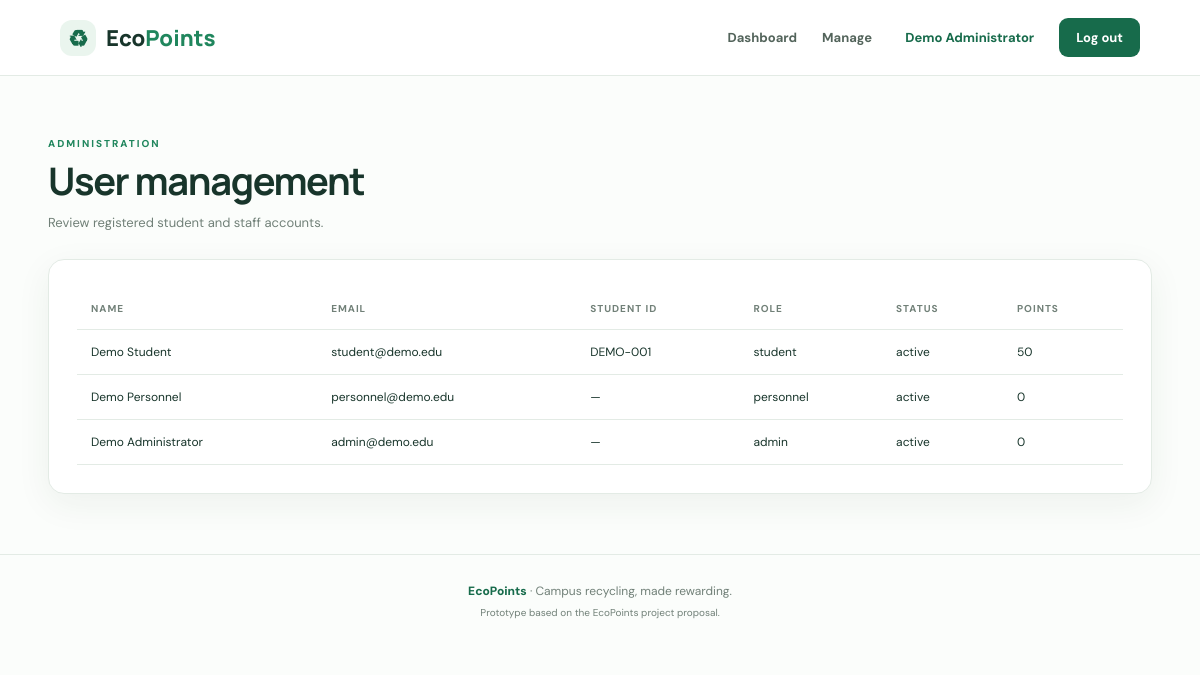
The page /admin_users.php (signed in) on the database its author committed.
### tables this page shows
CREATE TABLE users (
 id INT AUTO_INCREMENT PRIMARY KEY, name VARCHAR(120) NOT NULL, email VARCHAR(190) NOT NULL UNIQUE,
 student_id VARCHAR(60) UNIQUE NULL, password_hash VARCHAR(255) NOT NULL,
 role ENUM('student','personnel','admin') NOT NULL DEFAULT 'student',
 status ENUM('active','inactive') NOT NULL DEFAULT 'active', points_balance INT NOT NULL DEFAULT 0,
 created_at TIMESTAMP DEFAULT CURRENT_TIMESTAMP
);

### admin_users.php (the view)
<?php require 'config/database.php';require 'includes/auth.php';require_role('admin');$users=$pdo->query("SELECT id,name,email,student_id,role,status,points_balance,created_at FROM users ORDER BY created_at DESC")->fetchAll();$pageTitle='User management';include 'includes/header.php';?><div class="page-heading"><span class="eyebrow">ADMINISTRATION</span><h1>User management</h1><p>Review registered student and staff accounts.</p></div><section class="panel table-wrap"><table><thead><tr><th>Name</th><th>Email</th><th>Student ID</th><th>Role</th><th>Status</th><th>Points</th></tr></thead><tbody><?php foreach($users as $u):?><tr><td><?=htmlspecialchars($u['name'])?></td><td><?=htmlspecialchars($u['email'])?></td><td><?=htmlspecialchars($u['student_id']??'—')?></td><td><?=htmlspecialchars($u['role'])?></td><td><?=htmlspecialchars($u['status'])?></td><td><?=$u['points_balance']?></td></tr><?php endforeach;?></tbody></table></section><?php include 'includes/footer.php';?>

### includes/header.php (shortened to what this page needs)
<?php
$user = $_SESSION['user'] ?? null;
?>
<!doctype html><html lang="en"><head>
<link rel="stylesheet" href="assets/css/style.css">
</head><body>
<header class="topbar">
  <a class="brand" href="index.php"><span class="brand-mark">♻</span><span>Eco<span>Points</span></span></a>
  <nav>
    <?php if ($user): ?>
      <a href="dashboard.php">Dashboard</a>
      <?php if ($user['role']==='admin'): ?><a href="admin.php">Manage</a><?php endif; ?>
      <span class="nav-user"><?= htmlspecialchars($user['name']) ?></span><a class="nav-logout" href="logout.php">Log out</a>
    <?php else: ?><a href="login.php">Log in</a><a class="nav-cta" href="register.php">Create account</a><?php endif; ?>
  </nav>
</header>
<main class="container">

### assets/css/style.css (style rules this page uses)
:root { --green:#176b4b;--green2:#20865d;--mint:#eaf5ee;--ink:#18352b;--muted:#718078;--line:#e3ebe5;--paper:#fbfdfb;--orange:#eaa85c }
* { box-sizing:border-box }
html { scroll-behavior:smooth }
body { margin:0;background:var(--paper);color:var(--ink);font-family:'DM Sans',sans-serif }
a { color:inherit;text-decoration:none }
.topbar { height:76px;display:flex;align-items:center;justify-content:space-between;padding:0 max(5vw,24px);background:#fff;border-bottom:1px solid var(--line);position:sticky;top:0;z-index:10 }
.brand { display:flex;align-items:center;gap:10px;font:800 22px Manrope }
.brand>span:last-child>span { color:var(--green2) }
.brand-mark { display:grid;place-items:center;width:36px;height:36px;background:var(--mint);color:var(--green);border-radius:12px;font-size:23px }
.topbar nav { display:flex;align-items:center;gap:25px;font-size:13px;font-weight:700 }
.topbar nav a { color:#53645b }
.nav-user { color:var(--green);padding-left:8px }
.nav-cta,.nav-logout { background:var(--green);color:#fff!important;padding:11px 17px;border-radius:9px }
.container { max-width:1160px;margin:auto;padding:0 28px }
.eyebrow { font-size:10px;letter-spacing:2px;font-weight:800;color:var(--green2) }
h1,h2,h3 { font-family:Manrope,sans-serif }
h1 { font-size:clamp(42px,5vw,66px);line-height:1.08;letter-spacing:-2.5px;margin:18px 0 }
.form-card,.panel { background:white;border:1px solid var(--line);border-radius:16px;padding:28px;box-shadow:0 10px 35px #193e2510 }
.dashboard-head h1,.page-heading h1 { font-size:38px;letter-spacing:-1.4px;margin:8px 0 }
.dashboard-head p,.page-heading p { color:var(--muted);font-size:13px }
.page-heading { margin:55px 0 28px }
.table-wrap { overflow-x:auto;margin-bottom:60px }
table { width:100%;border-collapse:collapse;font-size:12px }
th,td { text-align:left;padding:14px;border-bottom:1px solid var(--line);white-space:nowrap }
th { color:var(--muted);font-size:10px;text-transform:uppercase;letter-spacing:1px }

### rows shown on the page
users: name "Demo Administrator", email "admin@demo.edu", student "—", role "admin", status "active", points_balance "0"
users: name "Demo Student", email "student@demo.edu", student "DEMO-001", role "student", status "active", points_balance "50"
users: name "Demo Personnel", email "personnel@demo.edu", student "—", role "personnel", status "active", points_balance "0"
